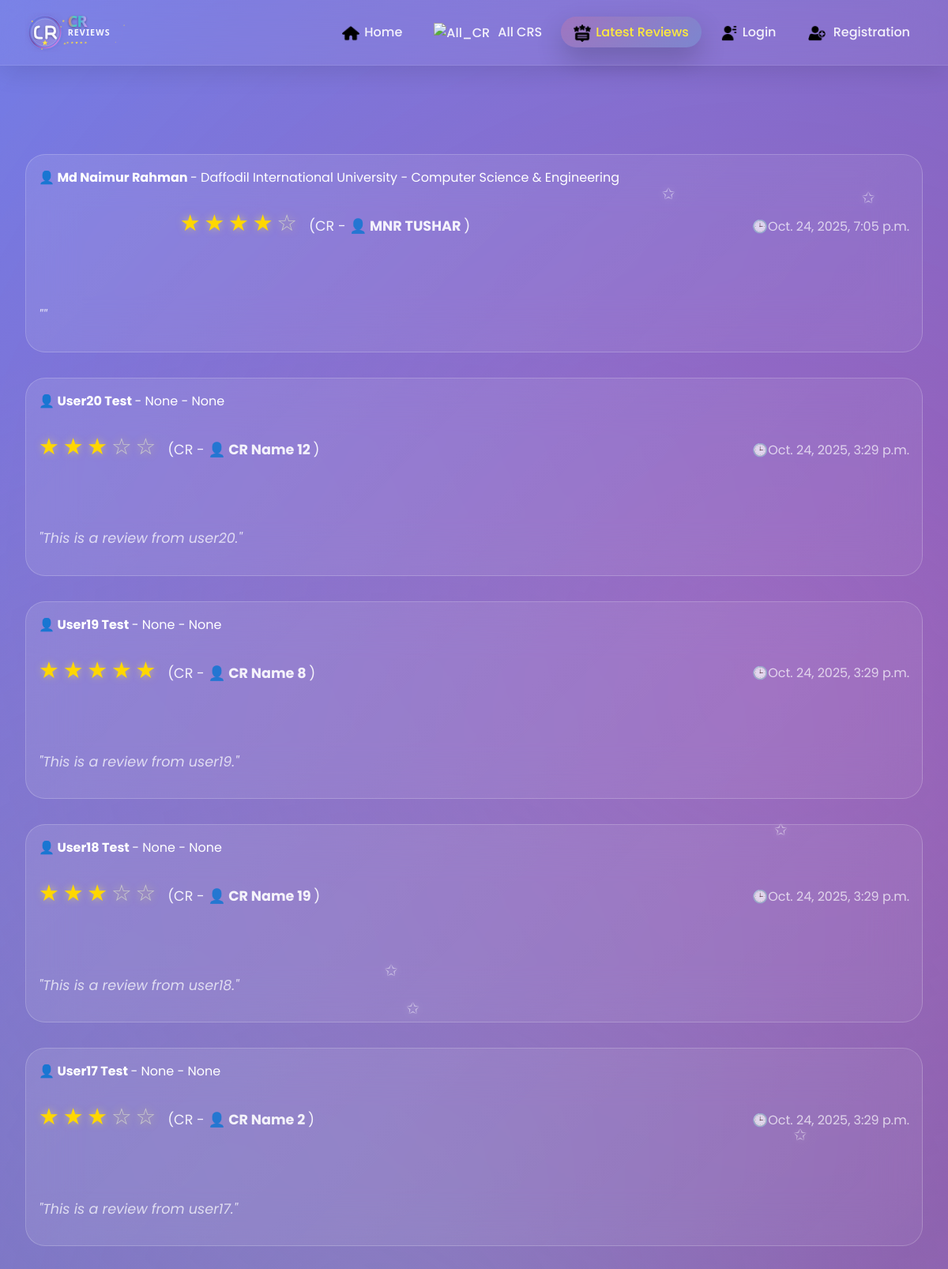
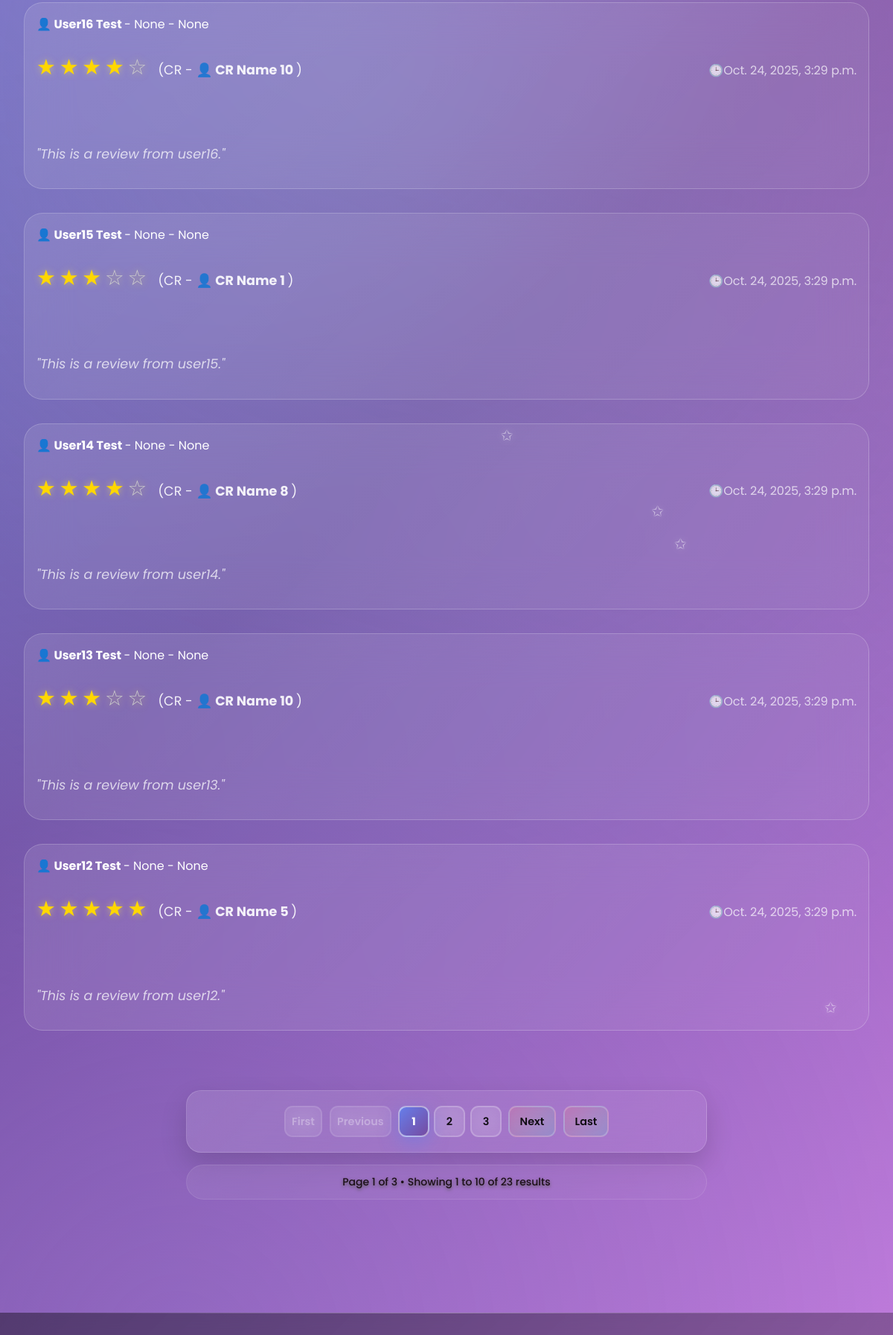
The page /latest_reviews/ (upper part) on the database its author committed (2 pictures, top to bottom).
### cr/models.py (models this page shows, shortened)
class Review(models.Model):
    user=models.OneToOneField('userprofile.User', on_delete=models.CASCADE,related_name='userreviews')
    cr_profile=models.ForeignKey(CrProfile, on_delete=models.CASCADE,related_name='cr_reviews')
    rating = models.PositiveSmallIntegerField()
    description = models.TextField(blank=True, null=True)
    slug = models.SlugField(unique=True, blank=True)
    created_at = models.DateTimeField(auto_now_add=True)
    updated_at = models.DateTimeField(auto_now=True)
    deleted_at = models.DateTimeField(blank=True, null=True)

class University(models.Model):
    Public = "Public"
    Private = "Private"
    university_type = [
        (Public,"Public"),
        (Private,"Private"),
    ]
    title =models.CharField(max_length=100,unique=True,blank=False,null=False)
    type =models.CharField(max_length=100,choices=university_type)
    address=models.CharField(max_length=150, blank=True, null=True)
    slug=models.SlugField(blank=True,unique=True)
    created_at=models.DateTimeField(auto_now_add=True)
    updated_at=models.DateTimeField(auto_now=True)
    daleted_at=models.DateTimeField(auto_now=True,blank=True,null=True)
    def __str__(self):
        return self.title

class Department(models.Model):
    university=models.ForeignKey(University, on_delete=models.CASCADE,related_name='departments')
    title=models.CharField(max_length=50,unique=True,blank=False,null=False)
    code=models.CharField(max_length=50,unique=True,blank=True,null=True)
    slug=models.SlugField(blank=True,unique=True)
    created_at=models.DateTimeField(auto_now_add=True)
    updated_at=models.DateTimeField(auto_now=True)
    daleted_at=models.DateTimeField(auto_now=True,blank=True,null=True)
    def __str__(self):
        return self.title

class CrProfile(models.Model):
    user=models.OneToOneField('userprofile.User', on_delete=models.CASCADE,related_name='user_profile')
    university=models.ForeignKey(University, on_delete=models.CASCADE,related_name='university_crs')
    department=models.ForeignKey(Department, on_delete=models.CASCADE,related_name='department_crs')
    cr_status = models.CharField(
    max_length=20,
    choices=[('Present', 'Present CR'), ('Former', 'Former CR')],
    default='Present'
    )
    profile_picture = models.ImageField(upload_to='cr_profile_pictures/', blank=True, null=True)
    name = models.CharField(max_length=100)
    gender = models.CharField(choices=[('M', 'Male'), ('F', 'Female')], max_length=1)
    email = models.EmailField(blank=True, null=True)
    phone = models.CharField(max_length=30, blank=True, null=True)
    st_id = models.CharField(max_length=50, unique=True)
    batch = models.CharField(max_length=20)
    dept_batch = models.CharField(max_length=20 , blank=True, null=True)
    section = models.CharField(max_length=10)
    bio = models.TextField(blank=True, null=True)
    date_of_birth = models.DateField(blank=True, null=True)
    slug = models.SlugField(unique=True, blank=True)
    facebook_url = models.URLField(default='https://www.facebook.com/')
    instagram_url = models.URLField(default='https://www.instagram.com/')
    linkedin_url = models.URLField(default='https://www.linkedin.com/')
    created_at=models.DateTimeField(auto_now_add=True)
    updated_at=models.DateTimeField(auto_now=True)
    deleted_at=models.DateTimeField(auto_now=True,blank=True,null=True)

### userprofile/models.py (models this page shows, shortened)
class User(AbstractBaseUser,PermissionsMixin):
    university=models.ForeignKey(University, on_delete=models.SET_NULL,related_name='university',null=True,blank=True)
    department=models.ForeignKey(Department, on_delete=models.SET_NULL,related_name='department',null=True,blank=True)
    profile_picture=models.ImageField(upload_to=user_profile_picture_path,null=True,blank=True)
    first_name = models.CharField(max_length=50)
    last_name = models.CharField(max_length=50)
    gender = models.CharField(choices=[('M', 'Male'), ('F', 'Female')], max_length=1)
    email = models.EmailField(unique=True)
    phone=models.CharField(max_length=20,null=True,blank=True)
    date_of_birth=models.DateField(null=True,blank=True)
    student_id=models.CharField(max_length=50,unique=True,null=True,blank=True)
    batch=models.CharField(max_length=20,null=True,blank=True)
    dept_batch = models.CharField(max_length=20 , blank=True, null=True)
    section=models.CharField(max_length=20,null=True,blank=True)
    bio=models.TextField(null=True,blank=True)
    facebook_url=models.URLField(default='https://www.facebook.com/')
    instagram_url=models.URLField(default='https://www.instagram.com/')
    linkedin_url=models.URLField(default='https://www.linkedin.com/')
    role=models.CharField(max_length=20, default='student')
    slug=models.SlugField(blank=True,unique=True)
    is_active = models.BooleanField(default=True)
    is_staff = models.BooleanField(default=False)
    created_at = models.DateTimeField(auto_now_add=True)
    updated_at = models.DateTimeField(auto_now=True)
    deleted_at = models.DateTimeField(blank=True, null=True)
    USERNAME_FIELD = 'email'
    REQUIRED_FIELDS = ['first_name','last_name']
    objects = CustomUserManager()
    def get_full_name(self):
        return f"{self.first_name} {self.last_name}"

### cr/views.py (the view)
# urls.py: path('latest_reviews/',latest_reviews,name='latest_reviews'),
def latest_reviews(request):
    reviews=Review.objects.all().order_by('-created_at')
    paginator = Paginator(reviews,10)
    page_number = request.GET.get('page',1)
    try:
        reviews = paginator.page(page_number)
    except PageNotAnInteger:
        reviews = paginator.page(1)
    except EmptyPage:
        reviews = paginator.page(1)
    context={
        'review':reviews,
        'paginator':paginator,
    }
    return render(request,'latest_reviews.html',context)

### templates/latest_reviews.html (shortened to what this page needs)
{% extends 'base.html' %}
{% load  static %}
{% block content %}
    <div id="latest-reviews" class="page">
        <div class="container">
            <div class="section">
                 {% for review in review %}
                <div class="review-card">
                    <div class="review-header">
                        <div>
                             <strong><a href="{% url 'user_view' review.user.slug %}" style="text-decoration: none; color: inherit;">👤 {{review.user.get_full_name}}</a> </strong> - {{review.user.university}} - {{review.user.department}}
                            <div class="rating">
                                {% for i in "12345" %} {% if forloop.counter <= review.rating %}
                                <span class="star filled">★</span>
                                {% else %}
                                <span class="star">☆</span>
                                {% endif %}
                                {% endfor %}
                                <span class="review_cr">(CR - <strong><a href="{% url 'cr_profile' review.cr_profile.slug %}" style="text-decoration: none; color: inherit;">👤 {{review.cr_profile.name}}</a> </strong>)</span>
                            </div>
                        </div>
                        <div style="color: rgba(255,255,255,0.7); font-weight: 400;">🕒{{review.created_at}}</div>
                    </div>
                    <div class="review-text">
                        "{{review.description}}"
                    </div>
                </div>
                {% endfor %}
            </div>
            {% if review.has_other_pages %}
            <div class="pagination-section">
                <div class="pagination">
                    {% if review.has_previous %}
                        <a href="?page=1" class="pagination-btn pagination-first">
                            <span>First</span>
                        </a>
                        <a href="?page={{ review.previous_page_number }}" class="pagination-btn pagination-prev">
                            <span>Previous</span>
                        </a>
                    {% else %}
                        <span class="pagination-btn pagination-disabled">
                            <span>First</span>
                        </span>
                        <span class="pagination-btn pagination-disabled">
                            <span>Previous</span>
                        </span>
                    {% endif %}
                    <div class="pagination-numbers">
                        {% for num in review.paginator.page_range %}
                            {% if review.number == num %}
                                <span class="pagination-btn pagination-active">{{ num }}</span>
                            {% elif num > review.number|add:'-3' and num < review.number|add:'3' %}
                                <a href="?page={{ num }}" class="pagination-btn">{{ num }}</a>
                            {% endif %}
                        {% endfor %}
                    </div>
                    {% if review.has_next %}
                        <a href="?page={{ review.next_page_number }}" class="pagination-btn pagination-next">
                            <span>Next</span>
                        </a>
                        <a href="?page={{ review.paginator.num_pages }}" class="pagination-btn pagination-last">
                            <span>Last</span>
                        </a>
                    {% endif %}
                </div>
                <div class="pagination-info">
                    <p>Page {{ review.number }} of {{ review.paginator.num_pages }} • Showing {{ review.start_index }} to {{ review.end_index }} of {{ review.paginator.count }} results</p>
                </div>
            </div>
            {% endif %}
        </div>
    </div>
{% endblock content %}

### static/style.css (style rules this page uses)
* { margin: 0; padding: 0; box-sizing: border-box; }
body { font-family: 'Poppins', Arial, sans-serif; background: linear-gradient(135deg, #667eea 0%, #764ba2 50%, #f093fb 100%); min-height: 100vh; color: #333; overflow-x: hidden; position: relative; }
body::before { content: ''; position: fixed; top: 0; left: 0; width: 100%; height: 100%; background: radial-gradient(circle at 20% 80%, rgba(120, 119, 198, 0.3) 0%, transparent 50%), radial-gradient(circle at 80% 20%, rgba(255, 119, 198, 0.3) 0%, transparent 50%), radial-gradient(circle at 40% 40%, rgba(120, 219, 226, 0.3) 0%, transparent 50%); animation: backgroundFloat 20s ease-in-out infinite; z-index: -1; }
.container { max-width: 1400px; margin: 0 auto; padding: 2rem; position: relative; }
.section { margin: 5rem 0; position: relative; }
.review_cr { padding: 10px 10px 10px 10px; color: rgba(255, 255, 255, 0.9); text-align: center; line-height: 1.8; font-size: 1.1rem; margin-bottom: 1.5rem; }
.rating { display: flex; justify-content: center; gap: 0.3rem; margin: 1.5rem 0; }
.star { font-size: 1.8rem; transition: all 0.3s ease; cursor: pointer; text-shadow: 0 0 10px rgba(255, 235, 59, 0.5); color: #ccc; }
.star.filled { color: gold; }
.review-card { background: linear-gradient(135deg, rgba(255, 255, 255, 0.1), rgba(255, 255, 255, 0.05)); backdrop-filter: blur(30px); border-radius: 25px; padding: 1rem; margin: 2rem 0; color: white; border: 1px solid rgba(255, 255, 255, 0.2); transition: all 0.3s ease; position: relative; overflow: hidden; }
.review-header { display: flex; justify-content: space-between; align-items: center; margin-bottom: 1.5rem; flex-wrap: wrap; }
.review-text { line-height: 1.8; margin: 1.5rem 0; font-size: 1.1rem; font-style: italic; opacity: 0.9; }
.pagination-section { margin: 3rem auto 1.5rem; max-width: 700px; }
.pagination { display: flex; justify-content: center; align-items: center; gap: 0.6rem; flex-wrap: wrap; padding: 1.25rem 1.5rem; background: linear-gradient(135deg, rgba(255, 255, 255, 0.12), rgba(255, 255, 255, 0.06)); backdrop-filter: blur(30px); -webkit-backdrop-filter: blur(30px); border-radius: 20px; border: 1px solid rgba(255, 255, 255, 0.15); box-shadow: 0 15px 35px rgba(0, 0, 0, 0.15); }
.pagination-numbers { display: flex; gap: 0.4rem; flex-wrap: wrap; justify-content: center; }
.pagination-btn { min-width: 42px; height: 42px; padding: 0 0.5rem; display: flex; align-items: center; justify-content: center; background: rgba(255, 255, 255, 0.1); color: rgba(0, 0, 0, 0.9); border: 2px solid rgba(255, 255, 255, 0.2); border-radius: 11px; text-decoration: none; font-weight: 600; font-size: 0.9rem; transition: all 0.4s cubic-bezier(0.175, 0.885, 0.32, 1.275); cursor: pointer; position: relative; overflow: hidden; backdrop-filter: blur(10px); }
.pagination-btn::before { content: ''; position: absolute; top: 50%; left: 50%; width: 0; height: 0; border-radius: 50%; background: rgba(255, 255, 255, 0.2); transition: all 0.5s ease; transform: translate(-50%, -50%); }
.pagination-active { background: linear-gradient(135deg, #667eea, #764ba2); border-color: rgba(255, 255, 255, 0.5); color: white; box-shadow: 0 8px 25px rgba(102, 126, 234, 0.5); font-weight: 700; transform: scale(1.08); }
.pagination-disabled { background: rgba(255, 255, 255, 0.05); color: rgba(255, 255, 255, 0.3); border-color: rgba(255, 255, 255, 0.1); cursor: not-allowed; pointer-events: none; }
.pagination-first, .pagination-last, .pagination-prev, .pagination-next { padding: 0 0.85rem; font-size: 0.9rem; background: linear-gradient(135deg, rgba(255, 107, 107, 0.2), rgba(78, 205, 196, 0.2)); }
.pagination-info { text-align: center; margin-top: 1rem; padding: 0.75rem 1.5rem; background: linear-gradient(135deg, rgba(255, 255, 255, 0.08), rgba(255, 255, 255, 0.04)); backdrop-filter: blur(20px); border-radius: 40px; border: 1px solid rgba(255, 255, 255, 0.1); }
.pagination-info p { color: rgba(11, 0, 0, 0.85); font-size: 0.875rem; font-weight: 500; margin: 0; text-shadow: 0 2px 4px rgb(87, 85, 85); }
.pagination-btn { animation: fadeInScale 0.4s ease forwards; }
.pagination-btn:nth-child(1) { animation-delay: 0.05s; }
.pagination-btn:nth-child(2) { animation-delay: 0.1s; }
.pagination-btn:nth-child(3) { animation-delay: 0.15s; }
.pagination-btn:nth-child(4) { animation-delay: 0.2s; }
.pagination-btn:nth-child(5) { animation-delay: 0.25s; }

### rows shown on the page
Review: user.get_full_name "Md Naimur Rahman", user.university "Daffodil International University", user.department "Computer Science & Engineering", rating 4 (drawn), cr_profile.name "MNR TUSHAR", created_at "Oct. 24, 2025, 7:05 p.m."
Review: user.get_full_name "User20 Test", user.university "None", user.department "None", rating 3 (drawn), cr_profile.name "CR Name 12", created_at "Oct. 24, 2025, 3:29 p.m.", description "This is a review from user20."
Review: user.get_full_name "User19 Test", user.university "None", user.department "None", rating 5 (drawn), cr_profile.name "CR Name 8", created_at "Oct. 24, 2025, 3:29 p.m.", description "This is a review from user19."
Review: user.get_full_name "User18 Test", user.university "None", user.department "None", rating 3 (drawn), cr_profile.name "CR Name 19", created_at "Oct. 24, 2025, 3:29 p.m.", description "This is a review from user18."
Review: user.get_full_name "User17 Test", user.university "None", user.department "None", rating 3 (drawn), cr_profile.name "CR Name 2", created_at "Oct. 24, 2025, 3:29 p.m.", description "This is a review from user17."
Review: user.get_full_name "User16 Test", user.university "None", user.department "None", rating 4 (drawn), cr_profile.name "CR Name 10", created_at "Oct. 24, 2025, 3:29 p.m.", description "This is a review from user16."
Review: user.get_full_name "User15 Test", user.university "None", user.department "None", rating 3 (drawn), cr_profile.name "CR Name 1", created_at "Oct. 24, 2025, 3:29 p.m.", description "This is a review from user15."
Review: user.get_full_name "User14 Test", user.university "None", user.department "None", rating 4 (drawn), cr_profile.name "CR Name 8", created_at "Oct. 24, 2025, 3:29 p.m.", description "This is a review from user14."
Review: user.get_full_name "User13 Test", user.university "None", user.department "None", rating 3 (drawn), cr_profile.name "CR Name 10", created_at "Oct. 24, 2025, 3:29 p.m.", description "This is a review from user13."
Review: user.get_full_name "User12 Test", user.university "None", user.department "None", rating 5 (drawn), cr_profile.name "CR Name 5", created_at "Oct. 24, 2025, 3:29 p.m.", description "This is a review from user12."

### other values the page prints
{{ num }} "1"
{{ num }} "2" "3"
{{ review.number }} "1"
{{ review.paginator.num_pages }} "3"
{{ review.start_index }} "1"
{{ review.end_index }} "10"
{{ review.paginator.count }} "23"
